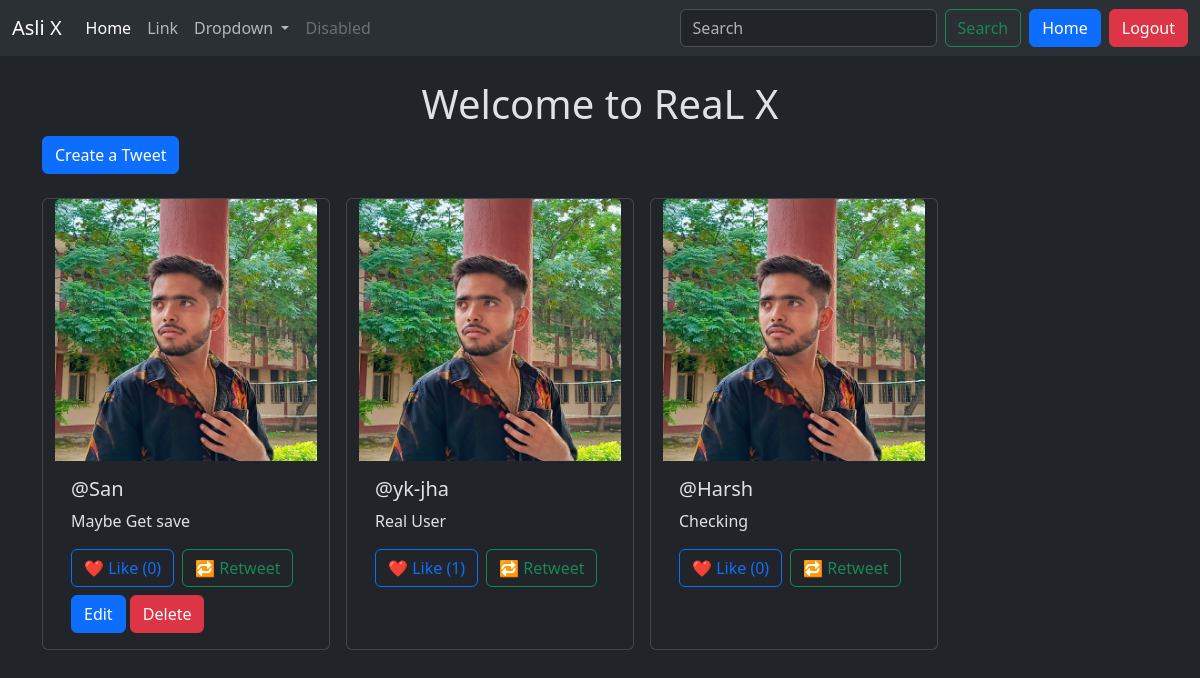
Page /Tweet/ (signed in) on the committed database.
### Tweet/models.py (models this page shows, shortened)
class Tweet(models.Model):
    user = models.ForeignKey(User , on_delete=models.CASCADE)
    text = models.TextField(max_length=240)
    photo = models.ImageField(upload_to='photos/',blank=True , null=True)
    created_at = models.DateTimeField(auto_now_add=True)
    updated_at = models.DateTimeField(auto_now=True)
    retweet_from = models.ForeignKey('self', null=True, blank=True, on_delete=models.SET_NULL, related_name='retweets')
    likes = models.ManyToManyField(User, related_name='liked_tweets', blank=True)

### Tweet/views.py (the view)
# urls.py: path('', views.Tweet_list, name='tweet_list'),
def Tweet_list(request):
    Tweets = Tweet.objects.all().order_by('-created_at')
    return render(request , 'tweet_list.html' , {'Tweets' : Tweets})

### Tweet/templates/tweet_list.html (shortened to what this page needs)
{% extends "layout.html" %}
{% block content %}
<h1 class="text-center mt-4">Welcome to ReaL X</h1>
<a class="btn btn-primary mb-4" href="{% url "tweet_create" %}">Create a Tweet</a>
<div class="container row gap-3">
    {% for tweet in Tweets %}
    <div class="card" style="width: 18rem;">
        {% if tweet.photo %}
        <img src="{{ tweet.photo.url }}" class="card-img-top" alt="Tweet Image">
        {% endif %}
        <div class="card-body">
            <h5 class="card-title">@{{ tweet.user.username }}</h5>
            <p class="card-text">{{ tweet.text }}</p>
            <div class="d-flex gap-2">
                <form action="{% url 'like_tweet' tweet.id %}" method="POST">
                    <button type="submit" class="btn btn-outline-primary">
                        ❤️ Like ({{ tweet.likes.count }})
                    </button>
                </form>
                <a href="{% url 'retweet' tweet.id %}" class="btn btn-outline-success">
                    🔁 Retweet
                </a>
            </div>
            {% if tweet.user == user %}
            <a href="{% url "tweet_edit" tweet.id %}" class="btn btn-primary mt-2">Edit</a>
            <a href="{% url "tweet_delete" tweet.id %}" class="btn btn-danger mt-2">Delete</a>
            {% endif %}
        </div>
    </div>
    {% endfor %}
</div>
{% endblock %}

### rows in the picture
Tweet: photo (picture), user.username "San", text "Maybe Get save", likes.count "0", shows "Edit"
Tweet: photo (picture), user.username "yk-jha", text "Real User", likes.count "1"
Tweet: photo (picture), user.username "Harsh", text "Checking", likes.count "0"
